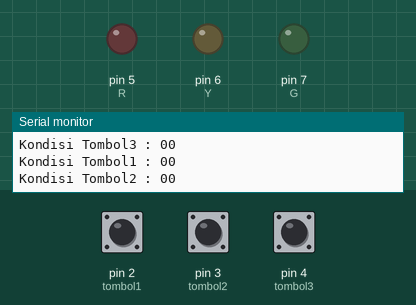
This sketch was run on a simulated Arduino Uno, built with avr-gcc and run on an emulated ATmega328P. On the bench: output pins drawn as LEDs (lit = HIGH), the last lines printed to the serial monitor. Dashed ring = blinking. Inputs (shaded band) come from the test bench; at power-on: pin 2 (tombol1) LOW, pin 3 (tombol2) LOW, pin 4 (tombol3) LOW.

Above: at 1.2 s.
1.3 s: pin 2 (tombol1) pulled HIGH for 1 s
At 1.52 s:
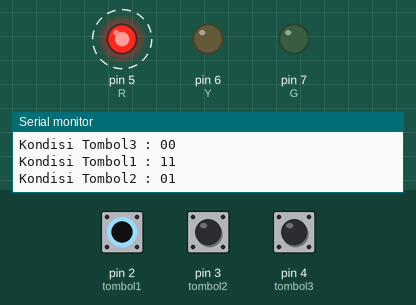
4.3 s: pin 3 (tombol2) pulled HIGH for 3.2 s
At 8.4 s:
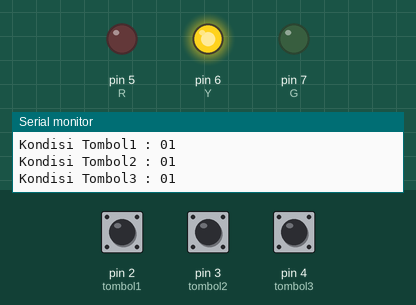
9.0 s: pin 4 (tombol3) pulled HIGH for 1 s
At 9.34 s:
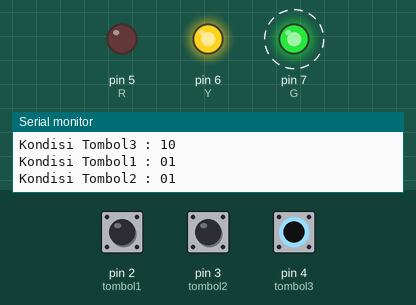
12.0 s: pin 2 (tombol1) pulled HIGH for 0.15 s
At 12.7 s:
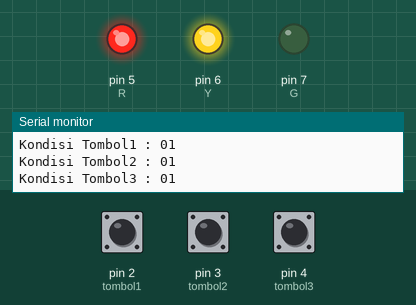
13.7 s: pin 4 (tombol3) pulled HIGH for 1 s
At 14.06 s:
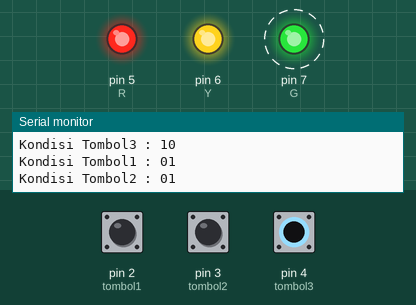
16.7 s: pin 3 (tombol2) pulled HIGH for 1 s
At 19.2 s:
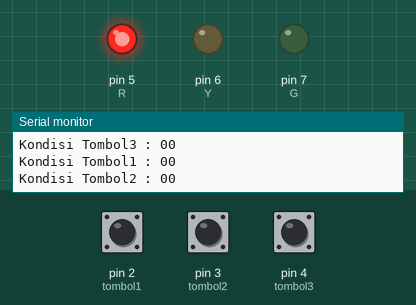
Timing chart, 0 to 20.7 s (numbered marks = the images above; inputs shaded):
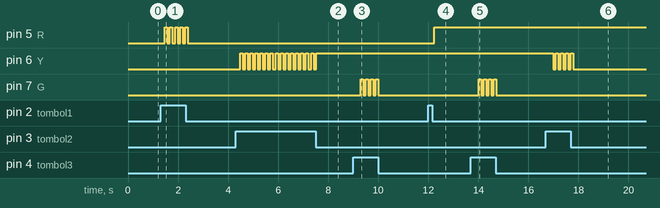

Measured:
- after the input at 1.3 s, pin 5 (R): alternates HIGH for 0.10 s and LOW for 0.10 s, 10 changes in all, then stays LOW, starting after 0.17 s
- after the input at 4.3 s, pin 6 (Y): alternates HIGH for 0.10 s and LOW for 0.10 s, 31 changes in all, then stays HIGH, starting after 0.18 s
- after the input at 9.0 s, pin 7 (G): alternates HIGH for 0.10 s and LOW for 0.10 s, 8 changes in all, then stays LOW, starting after 0.30 s
- after the input at 12.0 s, pin 5 (R): LOW → HIGH after 0.24 s
- after the input at 13.7 s, pin 7 (G): alternates HIGH for 0.10 s and LOW for 0.10 s, 8 changes in all, then stays LOW, starting after 0.32 s
- after the input at 16.7 s, pin 6 (Y): alternates HIGH for 0.10 s and LOW for 0.10 s, 9 changes in all, then stays LOW, starting after 0.29 s

The sketch:

Chalnge_5_Button_Kunci.ino
```cpp
int tombol1=2;
int tombol2=3;
int tombol3=4;
int R=5;
int Y=6;
int G=7;
int count;


void setup() {
  Serial.begin(9600);
  pinMode(tombol1, INPUT);
  pinMode(tombol2, INPUT);
  pinMode(tombol3, INPUT);
  pinMode(R, OUTPUT);
  pinMode(Y, OUTPUT);
  pinMode(G, OUTPUT);

}

void loop() {
 int bacaTombol=digitalRead(tombol1);
 int bacaTombol2=digitalRead(tombol2);
 int bacaTombol3=digitalRead(tombol3);
 Serial.println("Kondisi Tombol1 : " + String(bacaTombol) + String(count));
 Serial.println("Kondisi Tombol2 : " + String(bacaTombol2)  + String(count));
 Serial.println("Kondisi Tombol3 : " + String(bacaTombol3)  + String(count));

  //Button Kunci LED MERAH
      if(bacaTombol==1){
        count++;
        delay(100);
      if(count==1){
        digitalWrite(R,HIGH);
      }if(count==2){
        digitalWrite(R,LOW);
        count=0;
      }
      }
  //Button Kunci LED KUNING
  if(bacaTombol2==1){
    count++;
    delay(100);
  if(count==1){
    digitalWrite(Y,HIGH);
  }if(count==2){
    digitalWrite(Y,LOW);
    count=0;

  }
  }
  //Button Kunci LED HIJAU
  if(bacaTombol3==1){
    count++;
    delay(100);
  if(count==1){
    digitalWrite(G,HIGH);
  }if(count==2){
    digitalWrite(G,LOW);
    count=0;

  }
  }


}
```
